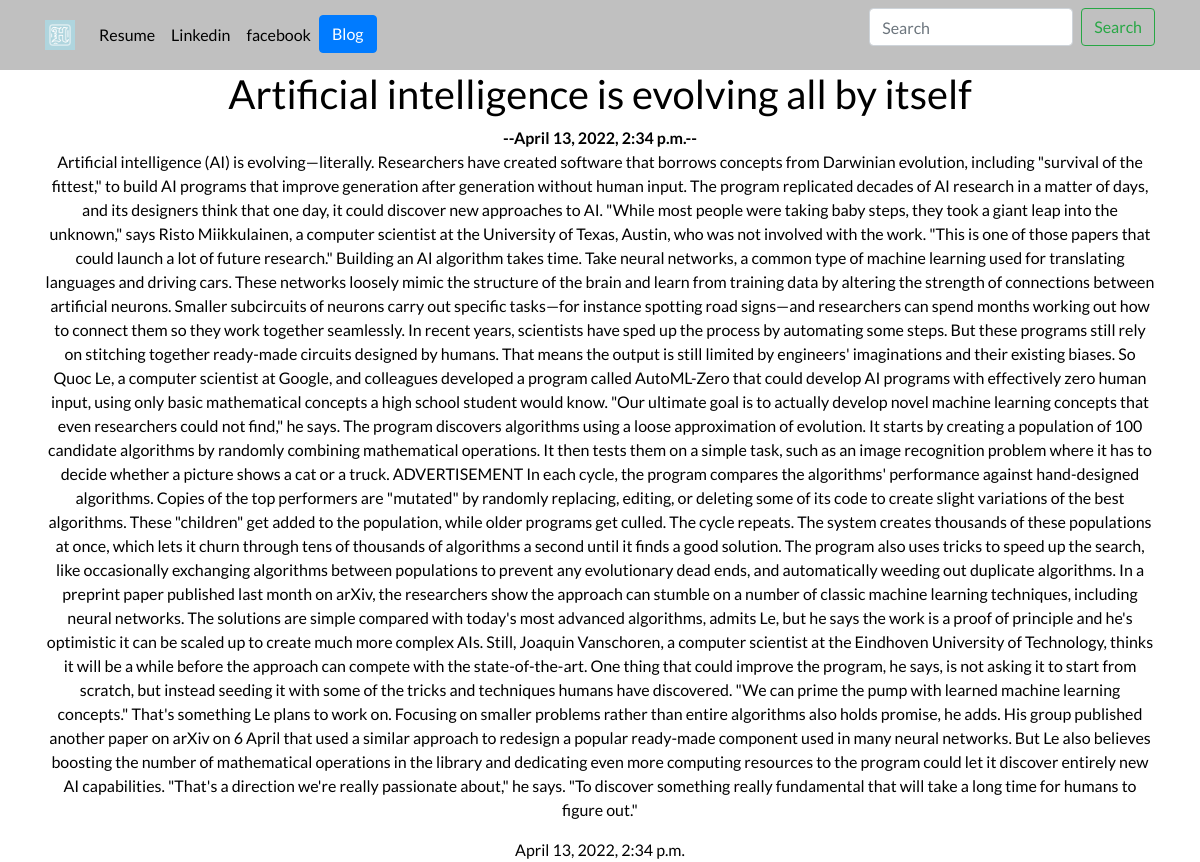
The app's page /blog/2/ with its own data.
### blog/models.py (models this page shows, shortened)
class Blog(models.Model):
    title = models.CharField(max_length=250)
    description = models.TextField(default='')
    date = models.DateTimeField()

### blog/views.py (the view)
# urls.py: path('<int:blog_id>/', views.detail, name='detail'),
def detail(request, blog_id):
    blog = get_object_or_404(Blog, pk=blog_id)
    return render(request, 'blog/detail.html', {'blog': blog})

### blog/templates/blog/detail.html (shortened to what this page needs)
<link href="https://cdn.jsdelivr.net/npm/bootstrap@5.1.3/dist/css/bootstrap.min.css" rel="stylesheet">
{% extends 'portfolio/base.html' %}
{% block content %}
<div class="container text-center">
    <h1>{{ blog.title  }}</h1>
    <b>--{{ blog.date }}--</b>
    <p>{{ blog.description|safe }}</p>
    {{ blog.date }}
</div>
{% endblock %}

### portfolio/static/portfolio/custom.css (style rules this page uses)
body { font-family: "Lato", sans-serif; color: black; }

### records on screen
Blog: title "Artificial intelligence is evolving all by itself", date "April 13, 2022, 2:34 p.m.", description "Artificial intelligence (AI) is evolving—literally. Researchers have created software that borrows concepts from Darwinian evolution, including \"survival of the fittest,\" to build AI programs that improve generation after generation without human input. The program replicated decades of AI research in a matter of days, and its designers think that one day, it could discover new approaches to AI. \"While most people were taking baby steps, they took a giant leap into the unknown,\" says Risto Miikkulainen, a computer scientist at the University of Texas, Austin, who was not involved with the work. \"This is one of those papers that could launch a lot of future research.\" Building an AI…"
